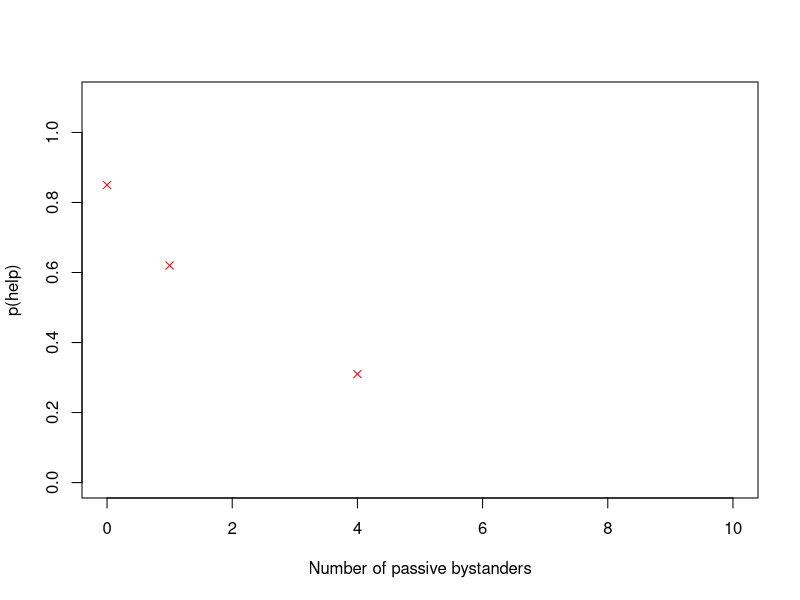

The R script that drew this image: (Note: this script raises an error after producing the figure.)
# Do some parameter optimization: Calibrate to empirical data

# Empirical data
emp_NOPB <- c(0, 1, 4)  # note: in the publication, they give the group size including the focal subject, i.e., 1, 2, 5
emp_p_help <- c(0.85, 0.62, 0.31)

plot(emp_NOPB, emp_p_help, type = "p", xlab = "Number of passive bystanders", ylab = "p(help)", ylim=c(0, 1.1), xlim=c(0, 10), pch=4, col="red")


# Objective function to minimize (sum of squared errors)
# This function needs to have a par argument, which is a vector of the unknown
# (to be optimized) parameters. Additional parameters (such as the empirical
# values) can be passed via `...`
objective_function <- function(par, ...) {
  DoI <- par[1]
  baseResp <- par[2]
  
  # NOPB, emp_p_help are passed via `...`
  
  # Predicted p_help values based on current parameters
  predicted_p_help <- psi(NOPB=emp_NOPB, DoI=DoI, baseResp=baseResp)$feltResp
  
  # Sum of squared errors between predicted and empirical p_help
  SSE <- sum((emp_p_help - predicted_p_help)^2)
  return(SSE)
}

# Initial guesses for the parameters
initial_params <- c(DoI=0.5, baseResp=0.8)

# Parameter bounds (since probabilities are between 0 and 1)
lower_bounds <- c(0, 0)
upper_bounds <- c(1, 1)

# Use optim to find the best-fitting parameters
# The L-BFGS-B optimizer allows to define boundaries for the parameters
optim_result <- optim(
  par = initial_params,
  fn = objective_function,
  method = "L-BFGS-B",
  lower = lower_bounds,
  upper = upper_bounds,
  emp_p_help = emp_p_help,
  emp_NOPB = emp_NOPB
)

# Extract optimized parameters
optimized_params <- optim_result$par

# Display the optimized parameters
print(optimized_params)

# plot the optimized function
#------------------------------------------------

# First, show empirical data
plot(emp_NOPB, emp_p_help, type = "p", xlab = "Number of passive bystanders", ylab = "p(help)", ylim=c(0, 1.1), xlim=c(0, 10), pch=4, col="red")

# Second, plot the theoretical function with the optimized parameters
x <- seq(0, 10, 1)
y <-  psi(NOPB=x, DoI=0.73, baseResp=0.86)$feltResp
lines(x, y, type = "l")


# add the 1/x function suggested by the original theory (assuming that the felt responsibility is directly translated into a prob(help))
# Calculate the 1/x function (adjusted to avoid division by zero)
y2 <- 1 / (x + 1)  # Shift x by 1 to avoid x = 0

# Add the 1/x curve to the plot
lines(x, y2, col = "blue", lty = 2)

# Add a legend to distinguish between the curves
legend("topright", legend = c("psi, fitted function", "Empirical Data", "1/(x+1)"),
       col = c("black", "red", "blue"), lty = c(1, NA, 2), pch = c(NA, 4, NA))
